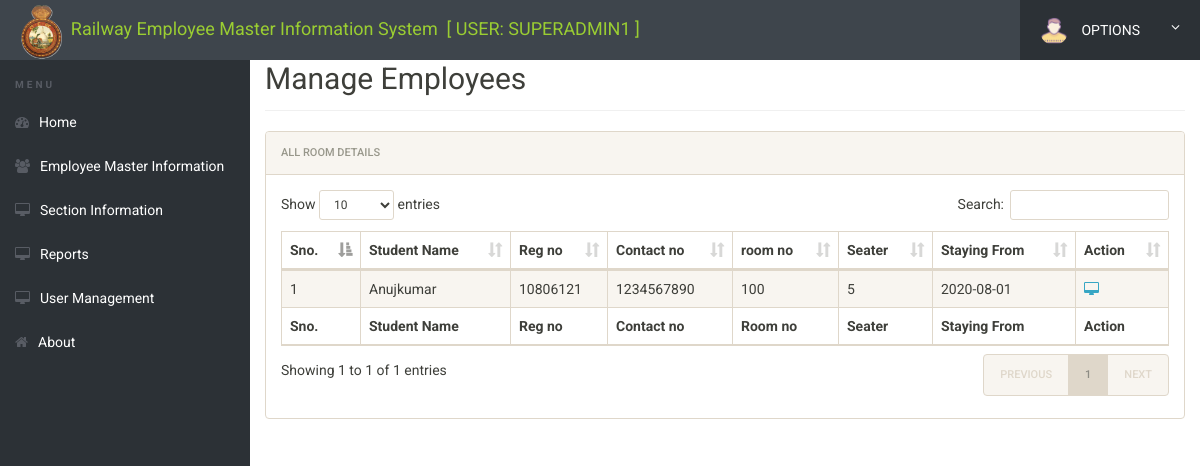
The page /view-employee.php (signed in) on the database its author committed.
### tables this page shows
CREATE TABLE `registration` (
  `id` int(11) NOT NULL AUTO_INCREMENT,
  `roomno` int(11) DEFAULT NULL,
  `seater` int(11) DEFAULT NULL,
  `feespm` int(11) DEFAULT NULL,
  `foodstatus` int(11) DEFAULT NULL,
  `stayfrom` date DEFAULT NULL,
  `duration` int(11) DEFAULT NULL,
  `course` varchar(500) DEFAULT NULL,
  `regno` int(11) DEFAULT NULL,
  `firstName` varchar(500) DEFAULT NULL,
  `middleName` varchar(500) DEFAULT NULL,
  `lastName` varchar(500) DEFAULT NULL,
  `gender` varchar(250) DEFAULT NULL,
  `contactno` bigint(11) DEFAULT NULL,
  `emailid` varchar(500) DEFAULT NULL,
  `egycontactno` bigint(11) DEFAULT NULL,
  `guardianName` varchar(500) DEFAULT NULL,
  `guardianRelation` varchar(500) DEFAULT NULL,
  `guardianContactno` bigint(11) DEFAULT NULL,
  `corresAddress` varchar(500) DEFAULT NULL,
  `corresCIty` varchar(500) DEFAULT NULL,
  `corresState` varchar(500) DEFAULT NULL,
  `corresPincode` int(11) DEFAULT NULL,
  `pmntAddress` varchar(500) DEFAULT NULL,
  `pmntCity` varchar(500) DEFAULT NULL,
  `pmnatetState` varchar(500) DEFAULT NULL,
  `pmntPincode` int(11) DEFAULT NULL,
  `postingDate` timestamp NULL DEFAULT CURRENT_TIMESTAMP,
  `updationDate` varchar(500) DEFAULT NULL,
  PRIMARY KEY (`id`)
);

### view-employee.php (the view, shortened to what this page needs)
<?php
include('includes/config.php');
?>
<!doctype html>
<html lang="en" class="no-js">
    <head>
        <link rel="stylesheet" href="css/font-awesome.min.css">
        <link rel="stylesheet" href="css/bootstrap.min.css">
        <link rel="stylesheet" href="css/dataTables.bootstrap.min.css">
        <link rel="stylesheet" href="css/bootstrap-social.css">
        <link rel="stylesheet" href="css/bootstrap-select.css">
        <link rel="stylesheet" href="css/fileinput.min.css">
        <link rel="stylesheet" href="css/awesome-bootstrap-checkbox.css">
        <link rel="stylesheet" href="css/style.css">
    </head>
    <body>
        <?php include('includes/header.php'); ?>
        <div class="ts-main-content">
            <?php include('includes/sidebar.php'); ?>
            <div class="content-wrapper">
                <div class="container-fluid">
                    <div class="row">
                        <div class="col-md-12">
                            <h2 class="page-title" style="margin-top:4%">Manage Employees</h2>
                            <div class="panel panel-default">
                                <div class="panel-heading">All Room Details</div>
                                <div class="panel-body">
                                    <table id="zctb" class="display table table-striped table-bordered table-hover" cellspacing="0" width="100%">
                                        <thead>
                                            <tr>
                                                <th>Sno.</th>
                                                <th>Student Name</th>
                                                <th>Reg no</th>
                                                <th>Contact no </th>
                                                <th>room no  </th>
                                                <th>Seater </th>
                                                <th>Staying From </th>
                                                <th>Action</th>
                                            </tr>
                                        </thead>
                                        <tfoot>
                                            <tr>
                                                <th>Sno.</th>
                                                <th>Student Name</th>
                                                <th>Reg no</th>
                                                <th>Contact no </th>
                                                <th>Room no  </th>
                                                <th>Seater </th>
                                                <th>Staying From </th>
                                                <th>Action</th>
                                            </tr>
                                        </tfoot>
                                        <tbody>
                                            <?php
                                            $ret = "select * from registration";
                                            $stmt = $DbConnect->prepare($ret);
                                            $stmt->execute();
                                            $res = $stmt->get_result();
                                            $cnt = 1;
                                            while ($row = $res->fetch_object()) {
                                                ?>
                                                <tr><td><?php
                                                        echo $cnt;
                                                        ?></td>
                                                    <td><?php echo $row->firstName; ?><?php echo $row->middleName; ?><?php echo $row->lastName; ?></td>
                                                    <td><?php echo $row->regno; ?></td>
                                                    <td><?php echo $row->contactno; ?></td>
                                                    <td><?php echo $row->roomno; ?></td>
                                                    <td><?php echo $row->seater; ?></td>
                                                    <td><?php echo $row->stayfrom; ?></td>
                                                    <td>
                                                        <a href="employee-details.php?regno=<?php echo $row->regno; ?>" title="View Full Details"><i class="fa fa-desktop"></i></a>
                                                    </td>
                                                </tr>
                                                <?php
                                                $cnt = $cnt + 1;
                                            }
                                            ?>
                                        </tbody>
                                    </table>
                                </div>
                            </div>
                        </div>
                    </div>
                </div>
            </div>
        </div>
    </body>
</html>

### css/style.css (style rules this page uses)
html { font-size: 14px; }
@media only screen and (min-width: 480px) { html { font-size: 17px; } }
@media only screen and (min-width: 768px) { html { font-size: 14px; } }
body { font-size: 1em; }
a { color: #37a6c4; }
.panel { overflow: hidden; }
.page-title { padding-bottom: 15px; margin-bottom: 20px; border-bottom: 1px solid #f0f0f0; }
.ts-main-content .content-wrapper { padding-top: 15px; margin-top: 10px; }
@media only screen and (min-width: 992px) { .ts-main-content .content-wrapper { margin-left: 250px; } }

### rows shown on the page
registration: firstName "Anuj", lastName "kumar", regno "10806121", contactno "1234567890", roomno "100", seater "5", stayfrom "2020-08-01"

### other values the page prints
$un "SUPERADMIN1"
